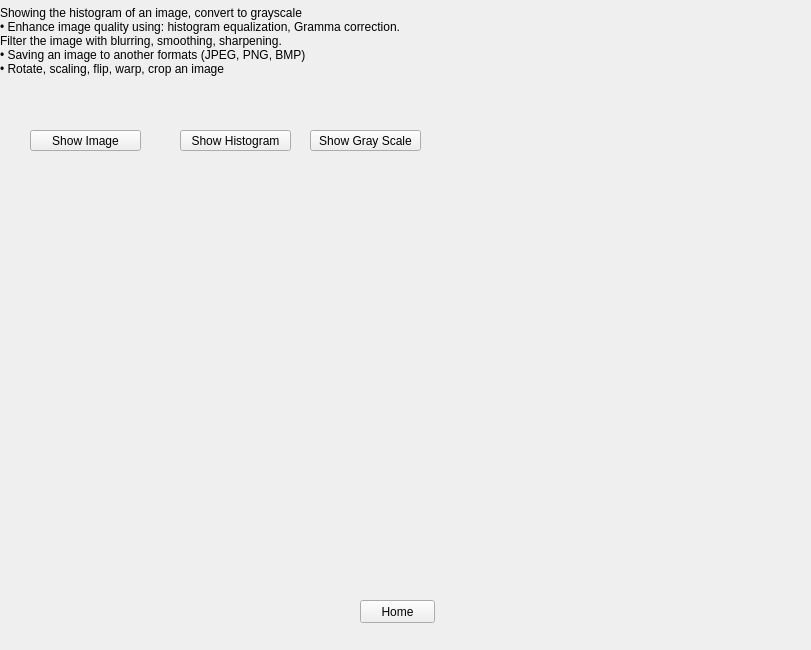
<?xml version="1.0" encoding="UTF-8"?>
<ui version="4.0">
 <class>Form</class>
 <widget class="QWidget" name="Form">
  <property name="geometry">
   <rect>
    <x>0</x>
    <y>0</y>
    <width>811</width>
    <height>650</height>
   </rect>
  </property>
  <property name="windowTitle">
   <string>Form</string>
  </property>
  <widget class="QLabel" name="label">
   <property name="geometry">
    <rect>
     <x>0</x>
     <y>-10</y>
     <width>441</width>
     <height>101</height>
    </rect>
   </property>
   <property name="text">
    <string>Showing the histogram of an image, convert to grayscale
• Enhance image quality using: histogram equalization, Gramma correction.
Filter the image with blurring, smoothing, sharpening.
• Saving an image to another formats (JPEG, PNG, BMP)
• Rotate, scaling, flip, warp, crop an image</string>
   </property>
  </widget>
  <widget class="QPushButton" name="home">
   <property name="geometry">
    <rect>
     <x>360</x>
     <y>600</y>
     <width>75</width>
     <height>23</height>
    </rect>
   </property>
   <property name="text">
    <string>Home</string>
   </property>
  </widget>
  <widget class="QPushButton" name="histogramShowBtn">
   <property name="geometry">
    <rect>
     <x>180</x>
     <y>130</y>
     <width>111</width>
     <height>21</height>
    </rect>
   </property>
   <property name="text">
    <string>Show Histogram</string>
   </property>
  </widget>
  <widget class="QPushButton" name="imgshowBtn">
   <property name="geometry">
    <rect>
     <x>30</x>
     <y>130</y>
     <width>111</width>
     <height>21</height>
    </rect>
   </property>
   <property name="text">
    <string>Show Image</string>
   </property>
  </widget>
  <widget class="QLabel" name="view_result">
   <property name="geometry">
    <rect>
     <x>70</x>
     <y>210</y>
     <width>411</width>
     <height>291</height>
    </rect>
   </property>
   <property name="text">
    <string/>
   </property>
  </widget>
  <widget class="QPushButton" name="grayScaleShowBtn">
   <property name="geometry">
    <rect>
     <x>310</x>
     <y>130</y>
     <width>111</width>
     <height>21</height>
    </rect>
   </property>
   <property name="text">
    <string>Show Gray Scale</string>
   </property>
  </widget>
 </widget>
 <resources/>
 <connections/>
</ui>
